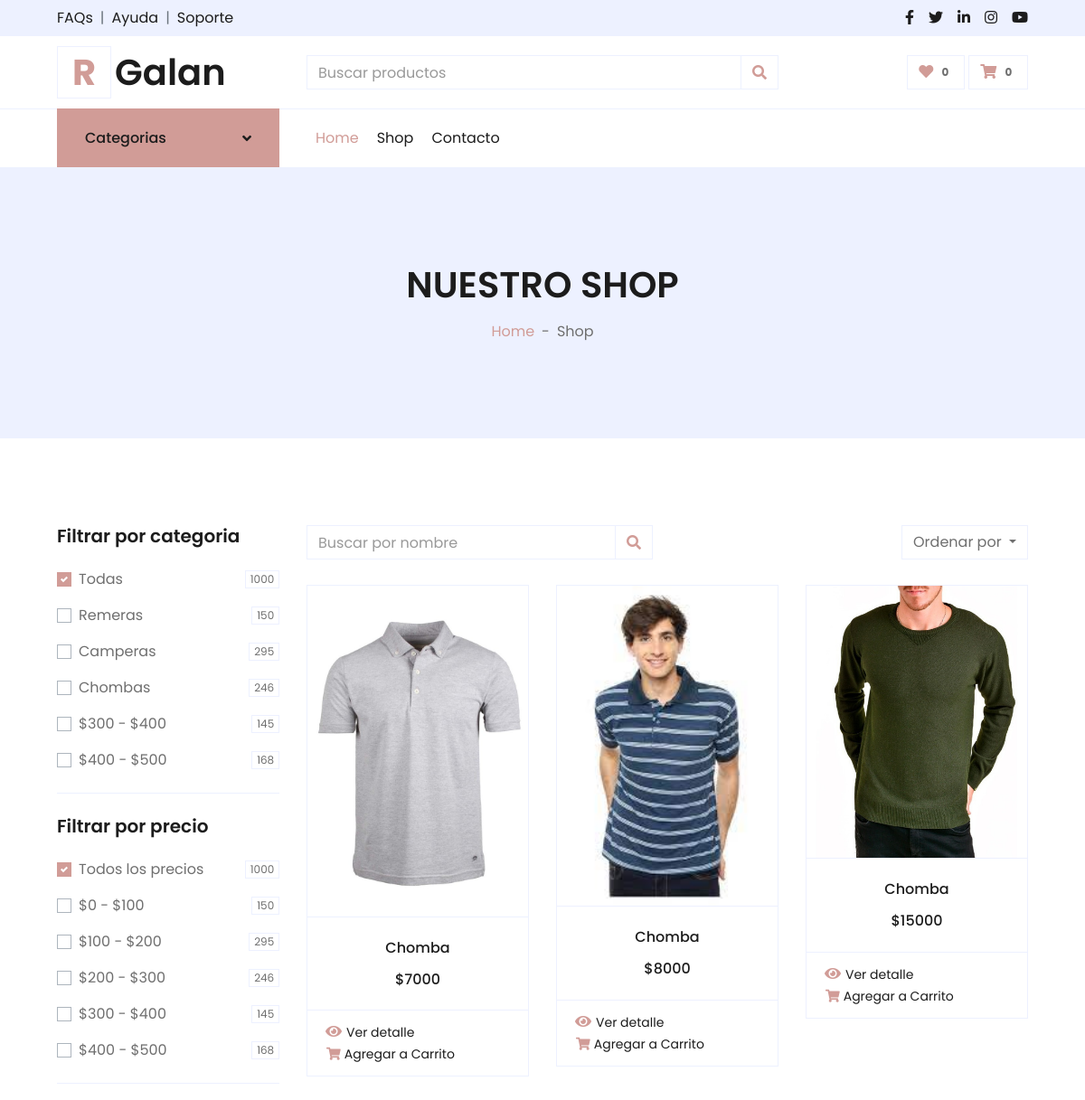
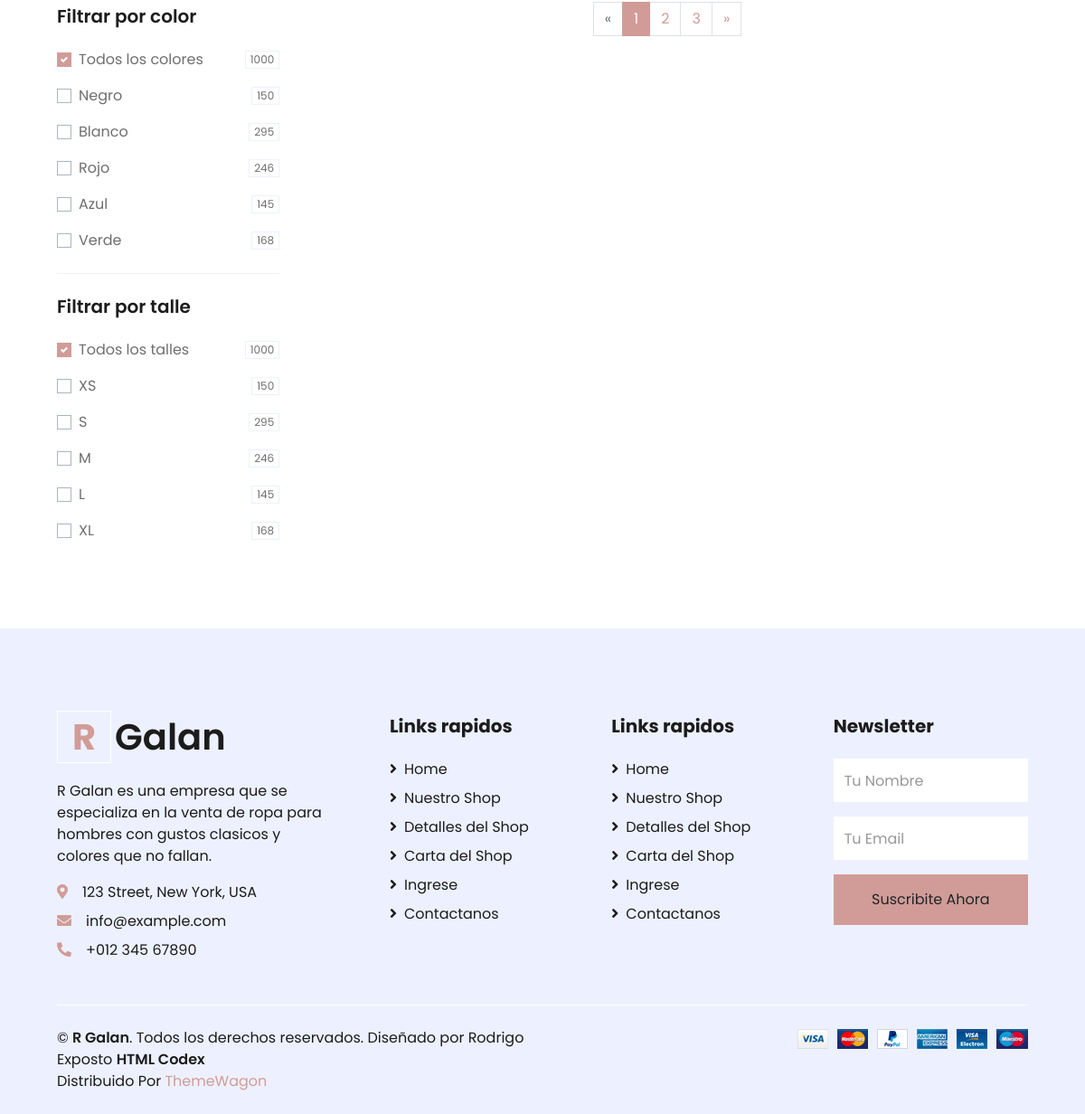
Screenshot of /sitio/chombas.php with the database file from the repository (2 pictures, top to bottom).
### tables this page shows
CREATE TABLE `articulos` (
  `id` int(11) NOT NULL,
  `categoria` varchar(255) NOT NULL,
  `talle` varchar(255) NOT NULL,
  `color` varchar(255) NOT NULL,
  `detalle` varchar(255) NOT NULL,
  `material` varchar(255) NOT NULL,
  `calce` varchar(255) NOT NULL,
  `precio` int(11) NOT NULL,
  `foto` varchar(255) DEFAULT NULL
);

### sitio/chombas.php (the view, shortened to what the rows shown need)
<!DOCTYPE html>
<html lang="en">
<head>
    <link href="https://cdnjs.cloudflare.com/ajax/libs/font-awesome/5.10.0/css/all.min.css" rel="stylesheet">
    <link href="lib/owlcarousel/assets/owl.carousel.min.css" rel="stylesheet">
    <link href="css/style.css" rel="stylesheet">
</head>
<body>
     <div class="container-fluid">
        <div class="row align-items-center py-3 px-xl-5">
            <div class="col-lg-3 d-none d-lg-block">
            <a href="index.php" class="text-decoration-none">
                    <h1 class="m-0 display-5 font-weight-semi-bold"><span class="text-primary font-weight-bold border px-3 mr-1">R</span>Galan</h1>
                </a>
            </div>
        </div>
    </div>
    <div class="container-fluid bg-secondary mb-5">
        <div class="d-flex flex-column align-items-center justify-content-center" style="min-height: 300px">
            <h1 class="font-weight-semi-bold text-uppercase mb-3">Nuestro Shop</h1>
        </div>
    </div>
    <div class="container-fluid pt-5">
        <div class="row px-xl-5">
            <div class="col-lg-9 col-md-12">
                <div class="row pb-3">
                    <?php
                    if ($_POST['buscar']!='') {
                    $sql="select * from articulos where categoria ='Chomba' order by id desc";
                    }else{
                        $sql="select * from articulos where categoria ='Chomba' order by id desc";
                    }
                    $result = MySQLSESSION_ExecuteSQL($sql);
                       while ($row = mysqli_fetch_array($result)) {
                    ?>
                    <div class="col-lg-4 col-md-6 col-sm-12 pb-1">
                        <div class="card product-item border-0 mb-4">
                            <div class="card-header product-img position-relative overflow-hidden bg-transparent border p-0">
                                <img class="img-fluid w-100" src="uploads/<?php echo $row['foto']; ?>" alt="">
                            </div>
                            <div class="card-body border-left border-right text-center p-0 pt-4 pb-3">
                                <h6 class="text-truncate mb-3"><?php echo $row['categoria']; ?></h6>
                                <div class="d-flex justify-content-center">
                                <h6>$<?php echo $row['precio']; ?></h6>                                </div>
                            </div>
                            <div class="card-footer d-flex justify-content-between bg-light border">
                                <form action="detalle.php" method="post">
                                <i class="fas fa-eye text-primary mr-1"></i><input  type="submit" class="btn btn-sm text-dark p-0" value="Ver detalle" />
                                <a href="" class="btn btn-sm text-dark p-0"><i class="fas fa-shopping-cart text-primary mr-1"></i>Agregar a Carrito</a>
                                </form>
                            </div>
                        </div>
                    </div>
                    <?php } ?>
                </div>
            </div>
        </div>
    </div>
        <div class="container-fluid bg-secondary text-dark mt-5 pt-5">
        <div class="row px-xl-5 pt-5">
            <div class="col-lg-4 col-md-12 mb-5 pr-3 pr-xl-5">
                <a href="" class="text-decoration-none">
                    <h1 class="mb-4 display-5 font-weight-semi-bold"><span class="text-primary font-weight-bold border border-white px-3 mr-1">R</span>Galan</h1>
                </a>
            </div>
        </div>
    </div>
</body>
</html>

### rows the page displays
articulos: foto (picture), categoria "Chomba", precio "7000"
articulos: foto (picture), categoria "Chomba", precio "8000"
articulos: foto (picture), categoria "Chomba", precio "15000"
